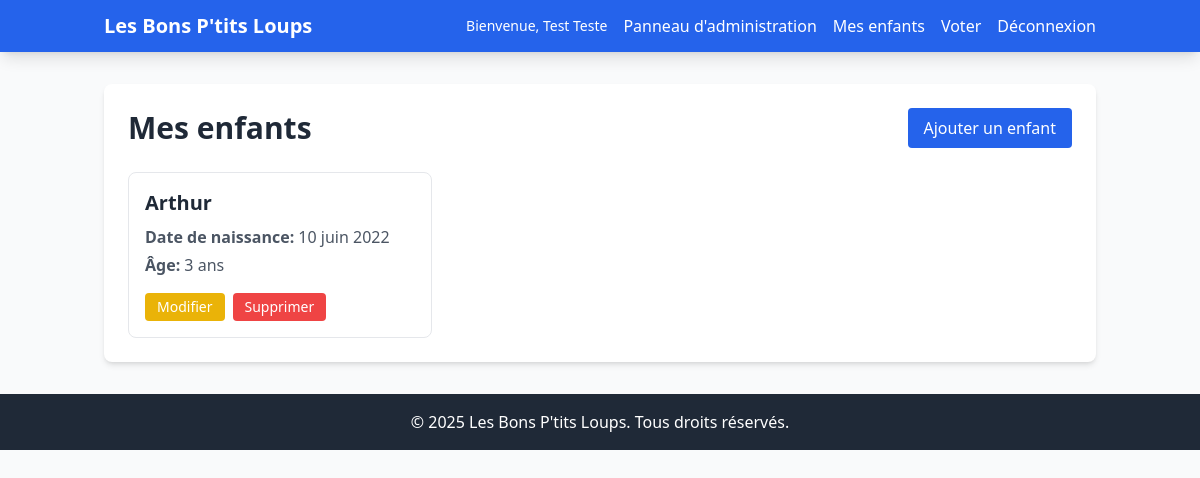
Screenshot of /children/ (signed in) with the database file from the repository.
### accounts/models.py (models this page shows, shortened)
class CustomUser(AbstractUser):
    is_parent = models.BooleanField(default=False, verbose_name=_('Parent'))
    is_admin = models.BooleanField(default=False, verbose_name=_('Administrateur'))
    class Meta:
        verbose_name = _('Utilisateur')
        verbose_name_plural = _('Utilisateurs')

### children/models.py (models this page shows, shortened)
class Child(models.Model):
    name = models.CharField(max_length=100, verbose_name=_('Nom'))
    birth_date = models.DateField(verbose_name=_('Date de naissance'))
    parent = models.ForeignKey(settings.AUTH_USER_MODEL, on_delete=models.CASCADE, related_name='children', verbose_name=_('Parent'))
    class Meta:
        verbose_name = _('Enfant')
        verbose_name_plural = _('Enfants')
        ordering = ['name']
    def age(self):
        today = date.today()
        return today.year - self.birth_date.year - ((today.month, today.day) < (self.birth_date.month, self.birth_date.day))

### children/views.py (the view)
# urls.py: path('', views.dashboard, name='dashboard'),
@login_required
def dashboard(request):
    children = Child.objects.filter(parent=request.user)
    return render(request, 'children/dashboard.html', {'children': children})

### children/templates/children/dashboard.html (shortened to what this page needs)
{% extends 'base.html' %}
{% load i18n %}
{% block content %}
<div class="bg-white rounded-lg shadow-md p-6">
    <div class="flex justify-between items-center mb-6">
        <h1 class="text-3xl font-bold text-gray-800">{% trans "Mes enfants" %}</h1>
        <a href="{% url 'children:create' %}" class="bg-blue-600 text-white px-4 py-2 rounded hover:bg-blue-700 transition duration-200">
            {% trans "Ajouter un enfant" %}
        </a>
    </div>
    {% if children %}
        <div class="grid grid-cols-1 md:grid-cols-2 lg:grid-cols-3 gap-4">
            {% for child in children %}
                <div class="border border-gray-200 rounded-lg p-4 hover:shadow-lg transition duration-200">
                    <h3 class="text-xl font-semibold text-gray-800 mb-2">{{ child.name }}</h3>
                    <p class="text-gray-600 mb-1"><strong>{% trans "Date de naissance" %}:</strong> {{ child.birth_date|date }}</p>
                    <p class="text-gray-600 mb-4"><strong>{% trans "Âge" %}:</strong> {{ child.age }} {% trans "ans" %}</p>
                    <div class="flex space-x-2">
                        <a href="{% url 'children:edit' child.pk %}" class="bg-yellow-500 text-white px-3 py-1 rounded text-sm hover:bg-yellow-600">
                            {% trans "Modifier" %}
                        </a>
                        <a href="{% url 'children:delete' child.pk %}" class="bg-red-500 text-white px-3 py-1 rounded text-sm hover:bg-red-600">
                            {% trans "Supprimer" %}
                        </a>
                    </div>
                </div>
            {% endfor %}
        </div>
    {% endif %}
</div>
{% endblock %}

### templates/base.html (shortened to what this page needs)
{% load i18n %}
<!DOCTYPE html>
<html lang="fr">
<head>
    <script src="https://cdn.tailwindcss.com"></script>
</head>
<body class="bg-gray-50 min-h-screen">
    <nav class="bg-blue-600 text-white shadow-lg">
        <div class="container mx-auto px-4 py-3">
            <div class="flex justify-between items-center">
                <a href="{% url 'home' %}" class="text-xl font-bold">{% trans "Les Bons P'tits Loups" %}</a>
                <div class="flex items-center space-x-4">
                    {% if user.is_authenticated %}
                        <span class="text-sm">{% blocktrans with first=user.first_name last=user.last_name %}Bienvenue, {{ first }} {{ last }}{% endblocktrans %}</span>
                        {% if user.is_admin %}
                            <a href="{% url 'admin_panel:dashboard' %}" class="hover:text-blue-200">{% trans "Panneau d'administration" %}</a>
                        {% endif %}
                        {% if user.is_parent or user.is_admin %}
                            <a href="{% url 'children:dashboard' %}" class="hover:text-blue-200">{% trans "Mes enfants" %}</a>
                            <a href="{% url 'voting:list' %}" class="hover:text-blue-200">{% trans "Voter" %}</a>
                        {% endif %}
                        <a href="{% url 'accounts:logout' %}" class="hover:text-blue-200">{% trans "Déconnexion" %}</a>
                    {% else %}
                        <a href="{% url 'accounts:login' %}" class="hover:text-blue-200">{% trans "Connexion" %}</a>
                        <a href="{% url 'accounts:register' %}" class="hover:text-blue-200">{% trans "Inscription" %}</a>
                    {% endif %}
                </div>
            </div>
        </div>
    </nav>
    <main class="container mx-auto px-4 py-8">
        {% block content %}
        {% endblock %}
    </main>
    <footer class="bg-gray-800 text-white mt-auto py-4">
        <div class="container mx-auto px-4 text-center">
            <p>&copy; 2025 {% trans "Les Bons P'tits Loups" %}. {% trans "Tous droits réservés." %}</p>
        </div>
    </footer>
</body>
</html>

### rows the page displays
Child: name "Arthur", birth_date "10 juin 2022", age "3"
